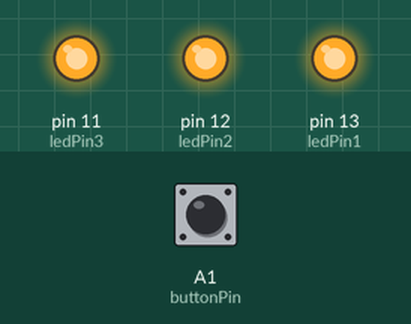
A sketch run on a simulated Arduino Uno, built with avr-gcc and run on an emulated ATmega328P. Parts: output pins drawn as LEDs (lit = HIGH). The test bench sets the inputs (shaded band); at power-on: A1 (buttonPin) LOW.

Above: at 1.2 s.
1.3 s: A1 (buttonPin) pulled HIGH for 0.15 s
At 1.7 s:
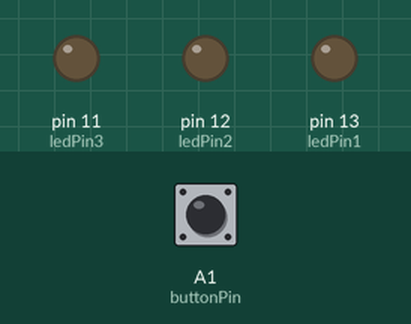
2.9 s: A1 (buttonPin) pulled HIGH for 1 s
At 4.1 s:
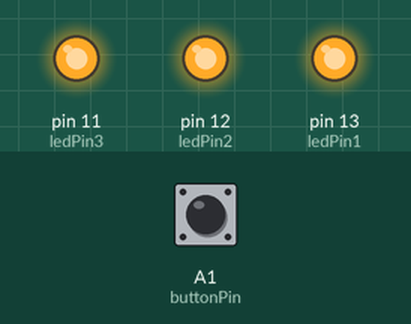
5.4 s: A1 (buttonPin) pulled HIGH for 3.2 s
At 6.0 s:
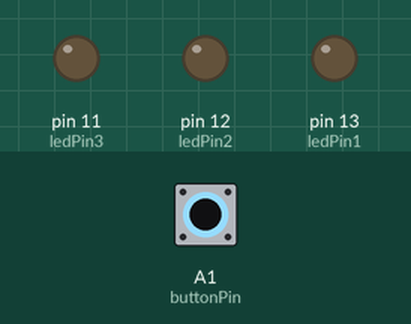
Timing chart, 0 to 8.4 s (numbered marks = the images above; inputs shaded):
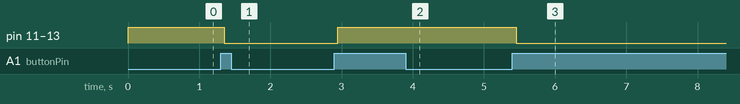

The sketch:

1_buton_3_leduri.ino
```cpp
const int buttonPin = A1;
const int ledPin1 = 13;
const int ledPin2 = 12;
const int ledPin3 = 11;
int ledState = HIGH;
int buttonState;
int lastButtonState = LOW;
long lastDebounceTime=0;
long debounceDelay =50;
void setup(){
  pinMode(buttonPin, INPUT);
  pinMode(ledPin1, OUTPUT);
  pinMode(ledPin2, OUTPUT);
  pinMode(ledPin3, OUTPUT);
  digitalWrite(ledPin1, ledState);
  digitalWrite(ledPin2, ledState);
  digitalWrite(ledPin3, ledState);
}
void loop(){
  int reading = digitalRead(buttonPin);
  if (reading != lastButtonState){
     lastDebounceTime = millis();
  }
  if((millis() - lastDebounceTime) > debounceDelay){
    if (reading != buttonState){
      buttonState = reading;
      if(buttonState ==HIGH){
        ledState = !ledState;
      }
    }
  }
  digitalWrite(ledPin1, ledState);
  digitalWrite(ledPin2, ledState);
  digitalWrite(ledPin3, ledState);
  lastButtonState=reading;
}
```

Measured:
- after the input at 1.3 s, pin 11 (ledPin3), pin 12 (ledPin2), pin 13 (ledPin1): HIGH → LOW after 0.05 s
- after the input at 2.9 s, pin 11 (ledPin3), pin 12 (ledPin2), pin 13 (ledPin1): LOW → HIGH after 0.05 s
- after the input at 5.4 s, pin 11 (ledPin3), pin 12 (ledPin2), pin 13 (ledPin1): HIGH → LOW after 0.05 s
